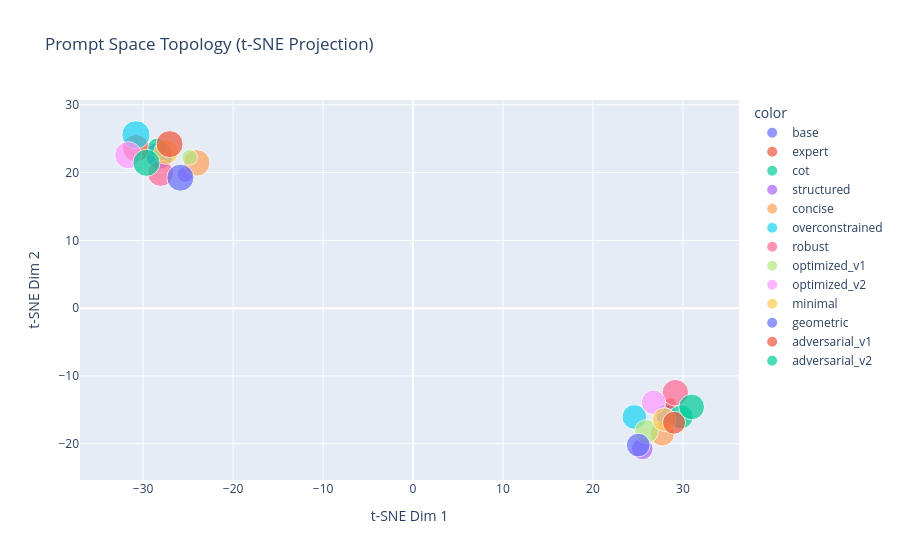

The code cell stored with this chart in its notebook:
### Code cell
"""
BLOCK 11: Topological Analysis of Prompt Space
Maps prompt relationships in embedding space
"""

from scipy.cluster.hierarchy import dendrogram, linkage
from scipy.spatial.distance import pdist, squareform
from sklearn.preprocessing import StandardScaler
from sklearn.manifold import TSNE
print("=" * 70)
print("BLOCK 11: TOPOLOGICAL PROMPT SPACE ANALYSIS")
print("=" * 70)

# ============================================================================
# MANIFOLD MAPPING
# ============================================================================


print("\nGenerating 2D manifold map of prompt space...")

# Get embeddings for all prompts
all_prompts = []
all_families = []
all_qualities = []

for _, row in df.iterrows():
    # Reconstruct prompt from data
    q_idx = int(row["question_idx"])
    question = df_dataset.iloc[q_idx]["question"]
    instruction = prompt_families[row["prompt_family"]]
    prompt = build_prompt(instruction, question)

    all_prompts.append(prompt)
    all_families.append(row["prompt_family"])
    all_qualities.append(row["semantic_similarity"])

# Embed all prompts
prompt_embeddings = embed_batch(all_prompts)

# Reduce to 2D for visualization
scaler = StandardScaler()
prompt_embeddings_scaled = scaler.fit_transform(prompt_embeddings)

tsne = TSNE(n_components=2, random_state=42, perplexity=5)
prompt_embeddings_2d = tsne.fit_transform(prompt_embeddings_scaled)

# Create visualization
fig_manifold = px.scatter(
    x=prompt_embeddings_2d[:, 0],
    y=prompt_embeddings_2d[:, 1],
    color=all_families,
    size=np.array(all_qualities) * 10,
    hover_name=all_families,
    title="Prompt Space Topology (t-SNE Projection)",
    labels={"x": "t-SNE Dim 1", "y": "t-SNE Dim 2"},
)

fig_manifold.update_traces(marker=dict(line=dict(width=1, color='white')))
fig_manifold.show()

print("✓ Prompt space topology mapped\n")

# ============================================================================
# PROMPT SIMILARITY CLUSTERING
# ============================================================================

print("Analyzing prompt family clusters...")


# Compute pairwise distances
distances = pdist(prompt_embeddings, metric='euclidean')
distance_matrix = squareform(distances)

# Hierarchical clustering
Z = linkage(distances, method='ward')

print(f"  Prompt embeddings: {prompt_embeddings.shape}")
print(f"  Distance matrix: {distance_matrix.shape}")
print(f"  Min distance: {distance_matrix[distance_matrix > 0].min():.4f}")
print(f"  Max distance: {distance_matrix.max():.4f}\n")

print("=" * 70)
print("✓ BLOCK 11 COMPLETE")
print("=" * 70 + "\n")

### Figure 1 — Plotly figure (JSON) as saved in the notebook; plotly's stock layout.template omitted (floating-point values rounded to 4 significant figures)
{"data": [{"hovertemplate": "<b>%{hovertext}</b><br><br>color=base<br>t-SNE Dim 1=%{x}<br>t-SNE Dim 2=%{y}<br>size=%{marker.size}<extra></extra>", "hovertext": ["base", "base"], "legendgroup": "base", "marker": {"color": "#636efa", "line": {"color": "white", "width": 1}, "size": [3.855, 6.004], "sizemode": "area", "sizeref": 0.01633, "symbol": "circle"}, "mode": "markers", "name": "base", "orientation": "v", "showlegend": true, "type": "scatter", "x": [28.19, -28.2], "xaxis": "x", "y": [-15.8, 22.5], "yaxis": "y"}, {"hovertemplate": "<b>%{hovertext}</b><br><br>color=expert<br>t-SNE Dim 1=%{x}<br>t-SNE Dim 2=%{y}<br>size=%{marker.size}<extra></extra>", "hovertext": ["expert", "expert"], "legendgroup": "expert", "marker": {"color": "#EF553B", "line": {"color": "white", "width": 1}, "size": [1.142, 6.053], "sizemode": "area", "sizeref": 0.01633, "symbol": "circle"}, "mode": "markers", "name": "expert", "orientation": "v", "showlegend": true, "type": "scatter", "x": [28.62, -30.79], "xaxis": "x", "y": [-14.05, 23.59], "yaxis": "y"}, {"hovertemplate": "<b>%{hovertext}</b><br><br>color=cot<br>t-SNE Dim 1=%{x}<br>t-SNE Dim 2=%{y}<br>size=%{marker.size}<extra></extra>", "hovertext": ["cot", "cot"], "legendgroup": "cot", "marker": {"color": "#00cc96", "line": {"color": "white", "width": 1}, "size": [4.742, 2.909], "sizemode": "area", "sizeref": 0.01633, "symbol": "circle"}, "mode": "markers", "name": "cot", "orientation": "v", "showlegend": true, "type": "scatter", "x": [29.81, -28.44], "xaxis": "x", "y": [-16.03, 23.7], "yaxis": "y"}, {"hovertemplate": "<b>%{hovertext}</b><br><br>color=structured<br>t-SNE Dim 1=%{x}<br>t-SNE Dim 2=%{y}<br>size=%{marker.size}<extra></extra>", "hovertext": ["structured", "structured"], "legendgroup": "structured", "marker": {"color": "#ab63fa", "line": {"color": "white", "width": 1}, "size": [3.857, 2.029], "sizemode": "area", "sizeref": 0.01633, "symbol": "circle"}, "mode": "markers", "name": "structured", "orientation": "v", "showlegend": true, "type": "scatter", "x": [25.48, -25.34], "xaxis": "x", "y": [-20.76, 19.71], "yaxis": "y"}, {"hovertemplate": "<b>%{hovertext}</b><br><br>color=concise<br>t-SNE Dim 1=%{x}<br>t-SNE Dim 2=%{y}<br>size=%{marker.size}<extra></extra>", "hovertext": ["concise", "concise"], "legendgroup": "concise", "marker": {"color": "#FFA15A", "line": {"color": "white", "width": 1}, "size": [4.868, 5.758], "sizemode": "area", "sizeref": 0.01633, "symbol": "circle"}, "mode": "markers", "name": "concise", "orientation": "v", "showlegend": true, "type": "scatter", "x": [27.71, -24.04], "xaxis": "x", "y": [-18.55, 21.44], "yaxis": "y"}, {"hovertemplate": "<b>%{hovertext}</b><br><br>color=overconstrained<br>t-SNE Dim 1=%{x}<br>t-SNE Dim 2=%{y}<br>size=%{marker.size}<extra></extra>", "hovertext": ["overconstrained", "overconstrained"], "legendgroup": "overconstrained", "marker": {"color": "#19d3f3", "line": {"color": "white", "width": 1}, "size": [5.005, 6.534], "sizemode": "area", "sizeref": 0.01633, "symbol": "circle"}, "mode": "markers", "name": "overconstrained", "orientation": "v", "showlegend": true, "type": "scatter", "x": [24.61, -30.8], "xaxis": "x", "y": [-16.06, 25.57], "yaxis": "y"}, {"hovertemplate": "<b>%{hovertext}</b><br><br>color=robust<br>t-SNE Dim 1=%{x}<br>t-SNE Dim 2=%{y}<br>size=%{marker.size}<extra></extra>", "hovertext": ["robust", "robust"], "legendgroup": "robust", "marker": {"color": "#FF6692", "line": {"color": "white", "width": 1}, "size": [5.79, 5.588], "sizemode": "area", "sizeref": 0.01633, "symbol": "circle"}, "mode": "markers", "name": "robust", "orientation": "v", "showlegend": true, "type": "scatter", "x": [29.16, -28.07], "xaxis": "x", "y": [-12.48, 19.89], "yaxis": "y"}, {"hovertemplate": "<b>%{hovertext}</b><br><br>color=optimized_v1<br>t-SNE Dim 1=%{x}<br>t-SNE Dim 2=%{y}<br>size=%{marker.size}<extra></extra>", "hovertext": ["optimized_v1", "optimized_v1"], "legendgroup": "optimized_v1", "marker": {"color": "#B6E880", "line": {"color": "white", "width": 1}, "size": [4.684, 2.009], "sizemode": "area", "sizeref": 0.01633, "symbol": "circle"}, "mode": "markers", "name": "optimized_v1", "orientation": "v", "showlegend": true, "type": "scatter", "x": [25.95, -24.84], "xaxis": "x", "y": [-18.21, 22.25], "yaxis": "y"}, {"hovertemplate": "<b>%{hovertext}</b><br><br>color=optimized_v2<br>t-SNE Dim 1=%{x}<br>t-SNE Dim 2=%{y}<br>size=%{marker.size}<extra></extra>", "hovertext": ["optimized_v2", "optimized_v2"], "legendgroup": "optimized_v2", "marker": {"color": "#FF97FF", "line": {"color": "white", "width": 1}, "size": [4.868, 6.056], "sizemode": "area", "sizeref": 0.01633, "symbol": "circle"}, "mode": "markers", "name": "optimized_v2", "orientation": "v", "showlegend": true, "type": "scatter", "x": [26.73, -31.67], "xaxis": "x", "y": [-13.88, 22.57], "yaxis": "y"}, {"hovertemplate": "<b>%{hovertext}</b><br><br>color=minimal<br>t-SNE Dim 1=%{x}<br>t-SNE Dim 2=%{y}<br>size=%{marker.size}<extra></extra>", "hovertext": ["minimal", "minimal"], "legendgroup": "minimal", "marker": {"color": "#FECB52", "line": {"color": "white", "width": 1}, "size": [4.599, 5.027], "sizemode": "area", "sizeref": 0.01633, "symbol": "circle"}, "mode": "markers", "name": "minimal", "orientation": "v", "showlegend": true, "type": "scatter", "x": [27.93, -27.45], "xaxis": "x", "y": [-16.44, 23.03], "yaxis": "y"}, {"hovertemplate": "<b>%{hovertext}</b><br><br>color=geometric<br>t-SNE Dim 1=%{x}<br>t-SNE Dim 2=%{y}<br>size=%{marker.size}<extra></extra>", "hovertext": ["geometric", "geometric"], "legendgroup": "geometric", "marker": {"color": "#636efa", "line": {"color": "white", "width": 1}, "size": [4.61, 6.016], "sizemode": "area", "sizeref": 0.01633, "symbol": "circle"}, "mode": "markers", "name": "geometric", "orientation": "v", "showlegend": true, "type": "scatter", "x": [25.04, -25.86], "xaxis": "x", "y": [-20.2, 19.24], "yaxis": "y"}, {"hovertemplate": "<b>%{hovertext}</b><br><br>color=adversarial_v1<br>t-SNE Dim 1=%{x}<br>t-SNE Dim 2=%{y}<br>size=%{marker.size}<extra></extra>", "hovertext": ["adversarial_v1", "adversarial_v1"], "legendgroup": "adversarial_v1", "marker": {"color": "#EF553B", "line": {"color": "white", "width": 1}, "size": [4.327, 5.986], "sizemode": "area", "sizeref": 0.01633, "symbol": "circle"}, "mode": "markers", "name": "adversarial_v1", "orientation": "v", "showlegend": true, "type": "scatter", "x": [29.02, -27.06], "xaxis": "x", "y": [-16.9, 24.2], "yaxis": "y"}, {"hovertemplate": "<b>%{hovertext}</b><br><br>color=adversarial_v2<br>t-SNE Dim 1=%{x}<br>t-SNE Dim 2=%{y}<br>size=%{marker.size}<extra></extra>", "hovertext": ["adversarial_v2", "adversarial_v2"], "legendgroup": "adversarial_v2", "marker": {"color": "#00cc96", "line": {"color": "white", "width": 1}, "size": [5.412, 6.023], "sizemode": "area", "sizeref": 0.01633, "symbol": "circle"}, "mode": "markers", "name": "adversarial_v2", "orientation": "v", "showlegend": true, "type": "scatter", "x": [30.98, -29.64], "xaxis": "x", "y": [-14.58, 21.44], "yaxis": "y"}], "layout": {"legend": {"itemsizing": "constant", "title": {"text": "color"}, "tracegroupgap": 0}, "title": {"text": "Prompt Space Topology (t-SNE Projection)"}, "xaxis": {"anchor": "y", "domain": [0, 1], "title": {"text": "t-SNE Dim 1"}}, "yaxis": {"anchor": "x", "domain": [0, 1], "title": {"text": "t-SNE Dim 2"}}}}
